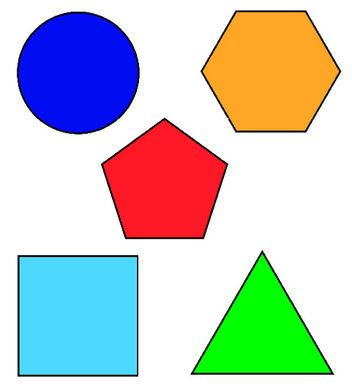
#> input picture images/shape_color.jpg, 352 x 388 px
$ python shape_detect.py
#> lines starting #> are read from the running program, lines starting #| are printed output that depends on the picture; after the words box and inside, x2 and y2 are one past the last pixel; in counts of white or black regions, pixels touching at a corner belong together
from cv2 import cv2
import numpy as np
from matplotlib import pyplot as plt

# reading image
img = cv2.imread('images/shape_color.jpg')
#> img is the input picture: shape (388, 352, 3); mean B, G, R 196.4, 199.4, 193.8

# converting image into grayscale image
abu = cv2.cvtColor(img, cv2.COLOR_BGR2GRAY)
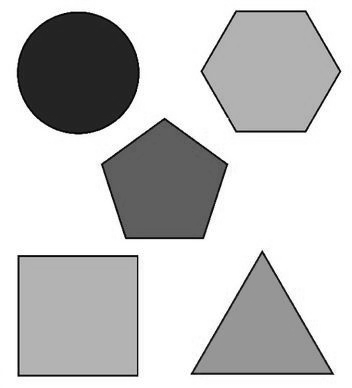
#> abu: shape (388, 352); min 1, max 255, mean 197.3
# setting threshold of gray image
_, threshold = cv2.threshold(abu, 127, 255, cv2.THRESH_BINARY)
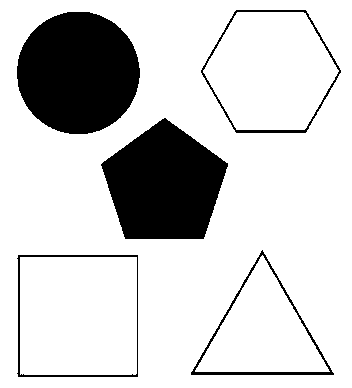
#> threshold: shape (388, 352); 81.5% white; 5 black regions

# using a findContours() function
contours, _ = cv2.findContours(
	threshold, cv2.RETR_TREE, cv2.CHAIN_APPROX_SIMPLE)
#> contours = 9 contours; largest, box (x1, y1, x2, y2) and area: (0, 0, 352, 388) 135837, (16, 254, 139, 378) 14883, (20, 257, 137, 375) 13568, (200, 9, 342, 134) 13153, (16, 11, 141, 135) 11978

i = 0

# list for storing names of shapes
for contour in contours:

	# here we are ignoring first counter because
	# findcontour function detects whole image as shape
	if i == 0:
		i = 1
		continue

	# cv2.approxPloyDP() function to approximate the shape
	approx = cv2.approxPolyDP(
		contour, 0.01 * cv2.arcLength(contour, True), True)

	# using drawContours() function
	cv2.drawContours(img, [contour], 0, (0, 0, 255), 5)

	# finding center point of shape
	M = cv2.moments(contour)
	if M['m00'] != 0.0:
		x = int(M['m10']/M['m00'])
		y = int(M['m01']/M['m00'])

	# putting shape name at center of each shape
	if len(approx) == 3:
		cv2.putText(img, 'Triangle', (x, y),
					cv2.FONT_HERSHEY_SIMPLEX, 0.6, (255, 255, 255), 2)

	elif len(approx) == 4:
		cv2.putText(img, 'Quadrilateral', (x, y),
					cv2.FONT_HERSHEY_SIMPLEX, 0.6, (255, 255, 255), 2)

	elif len(approx) == 5:
		cv2.putText(img, 'Pentagon', (x, y),
					cv2.FONT_HERSHEY_SIMPLEX, 0.6, (255, 255, 255), 2)

	elif len(approx) == 6:
		cv2.putText(img, 'Hexagon', (x, y),
					cv2.FONT_HERSHEY_SIMPLEX, 0.6, (255, 255, 255), 2)

	else:
		cv2.putText(img, 'circle', (x, y),
					cv2.FONT_HERSHEY_SIMPLEX, 0.6, (255, 255, 255), 2)
#> this loop made 9 passes
#> (approx, x, y) on passes 2 to 5: ([[18, 254], [138, 255], [137, 377], [17, 376]], 77, 315), ([[20, 257], [20, 374], [135, 374], [136, 257]], 78, 315), ([[262, 249], [333, 375], [190, 374]], 261, 332), ([[329, 371], [262, 255], [195, 370]], 261, 332)
#> (x, y) on passes 6 to 9: (164, 184), (77, 72), (270, 70), (270, 70)
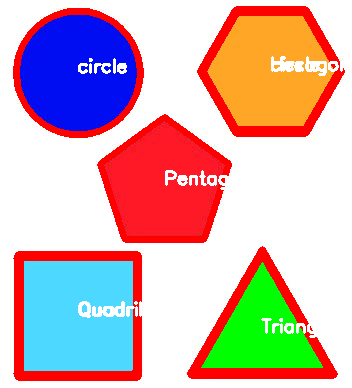
#> img: shape (388, 352, 3); 14.82% of pixels changed, all inside (x1, y1, x2, y2) = (13, 6, 349, 381)
#> after the loop, i = 1

# displaying the image after drawing contours
cv2.imshow('shapes', img)

cv2.waitKey(0)
cv2.destroyAllWindows()

$ run again, with images/bentuk.jpg copied over images/shape_color.jpg
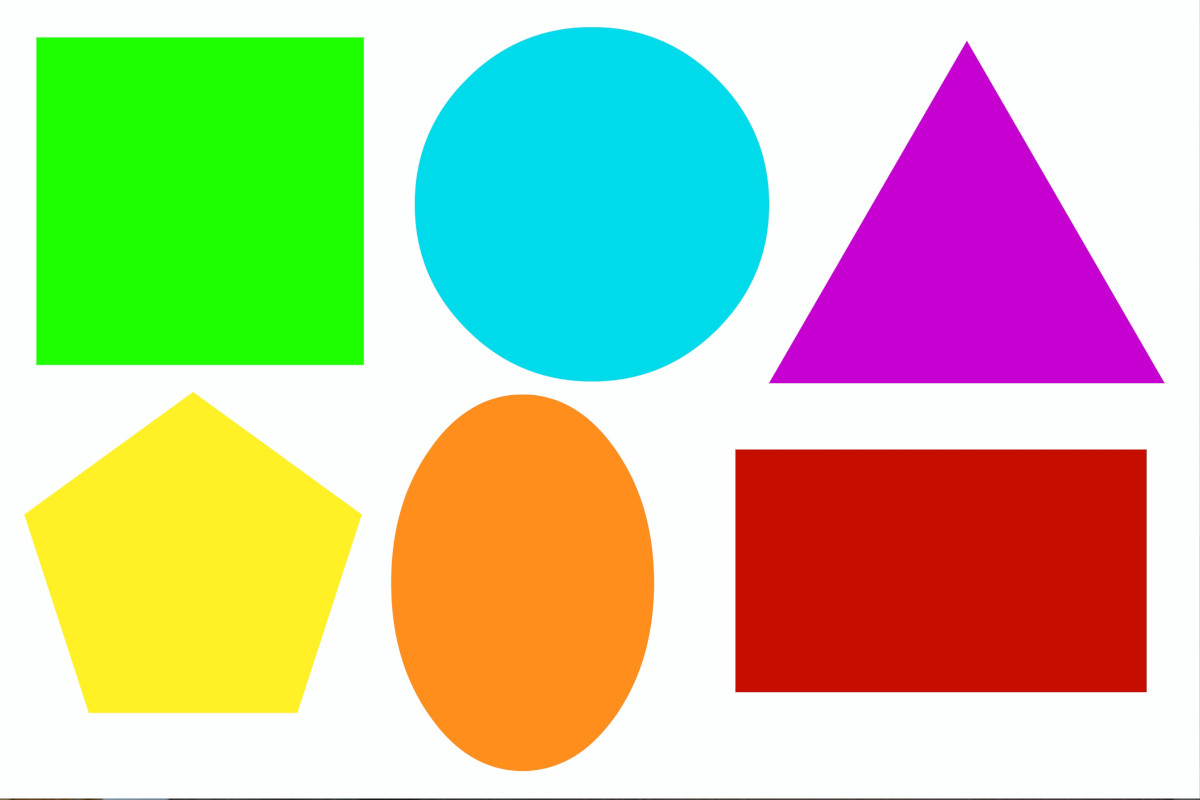
#> input picture images/bentuk.jpg, 1200 x 800 px
#> img is the input picture: shape (800, 1200, 3); mean B, G, R 158.4, 197.5, 192.2
#> `_, threshold = cv2.threshold(abu, 127, 255, cv2.THRESH_BINARY)`:
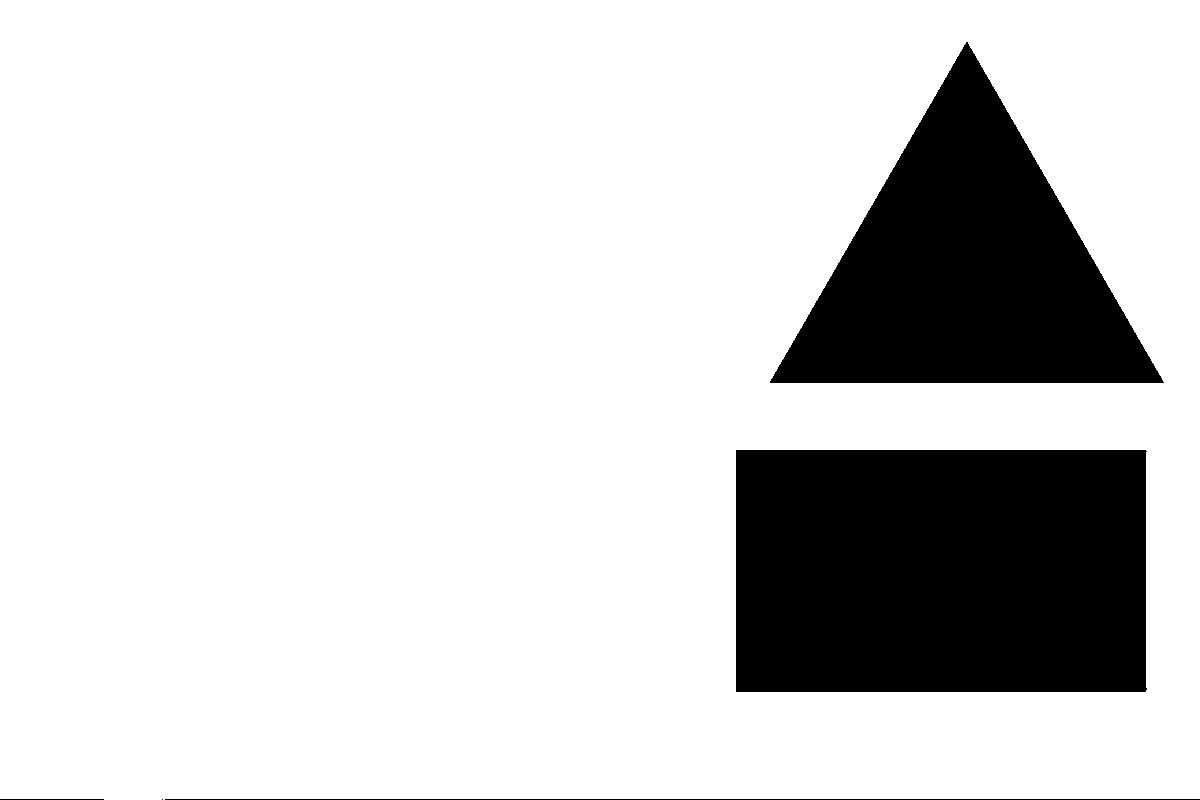
#> threshold: shape (800, 1200); 82.5% white; 5 black regions (1 under 20 px)
#> contours = 3 contours; box (x1, y1, x2, y2) and area: (0, 0, 1200, 800) 956862, (735, 449, 1148, 693) 99874, (769, 41, 1165, 384) 68004
#> the loop `for contour in contours:` made 3 passes
#> (approx, x, y) on passes 2 to 3: ([[735, 450], [1145, 449], [1146, 691], [736, 692]], 940, 570), ([[966, 41], [1163, 383], [769, 382]], 966, 268)
#> after the loop `for contour in contours:`:
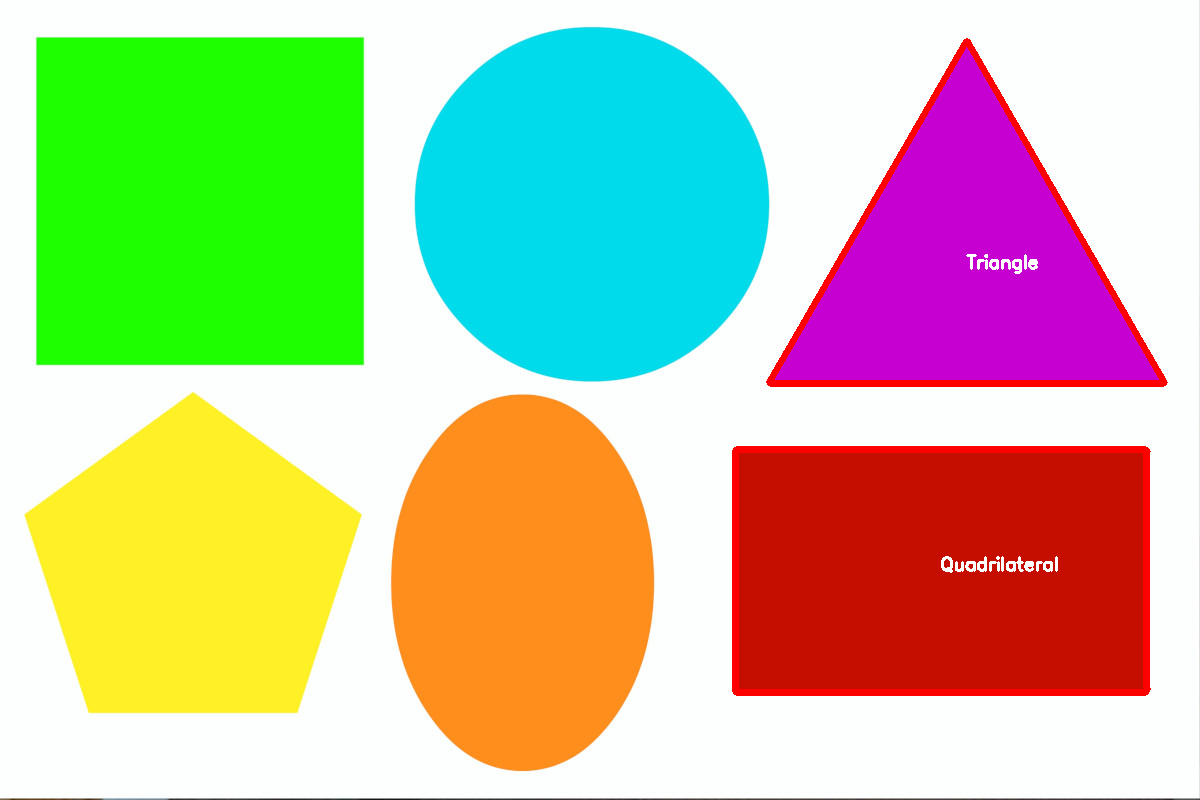
#> img: shape (800, 1200, 3); 1.91% of pixels changed, all inside (x1, y1, x2, y2) = (732, 38, 1168, 696)
#> after the loop `for contour in contours:`: i = 1
